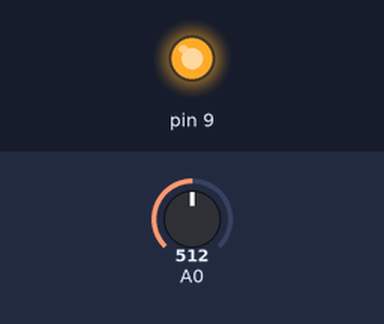
The sketch below on a simulated Arduino Uno, built with avr-gcc and run on an emulated ATmega328P. Parts: output pins drawn as LEDs (lit = HIGH). The test bench sets the inputs (shaded band); at power-on: A0 = 512. What the sketch prints to the serial monitor is not drawn.

Above: at 1.8 s.
1.9 s: A0 set to 6
3.4 s: A0 set to 3
At 5.2 s:
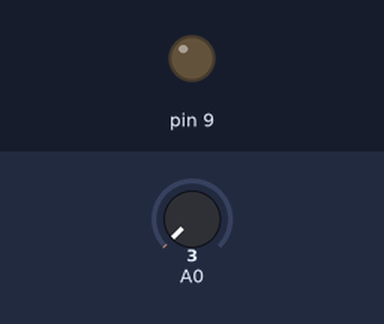
5.5 s: A0 set to 122
At 6.8 s:
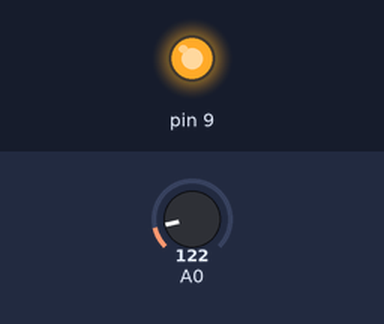
7.5 s: A0 set to 0
At 8.4 s:
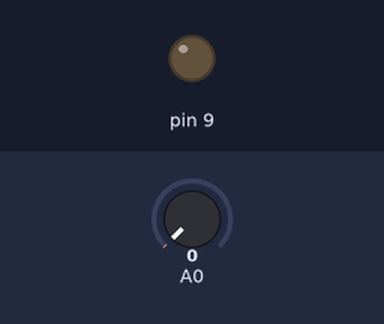
Timing chart, 0 to 10.5 s (numbered marks = the images above; inputs shaded):
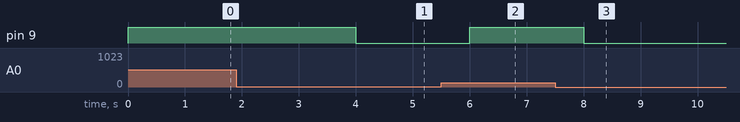

Measured:
- the behaviour switches between 5 and 4 on A0 (found by bisection; images 0 and 1)
- after the input at 1.9 s, every drawn part: stays the same
- after the input at 3.4 s, pin 9: HIGH → LOW after 0.60 s
- after the input at 5.5 s, pin 9: LOW → HIGH after 0.50 s
- after the input at 7.5 s, pin 9: HIGH → LOW after 0.50 s

The sketch:

ChietApLed.ino
```cpp
int x =0;
void setup()
{
  Serial.begin(960000);
  pinMode(A0, INPUT);
  pinMode(9, OUTPUT);
}

void loop()
{
  x = analogRead(A0);
  Serial.print(x);
  int brightness = map(x,0,1023,0,255);
  digitalWrite(9,brightness);
  delay(1000);
}
```
